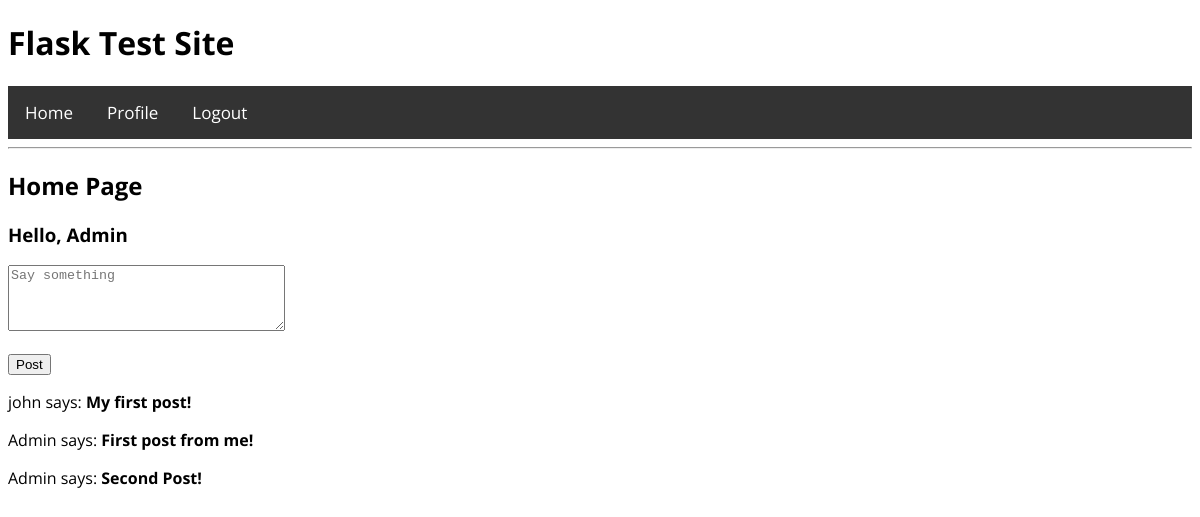
/ (signed in), run on an earlier commit of the app's database.
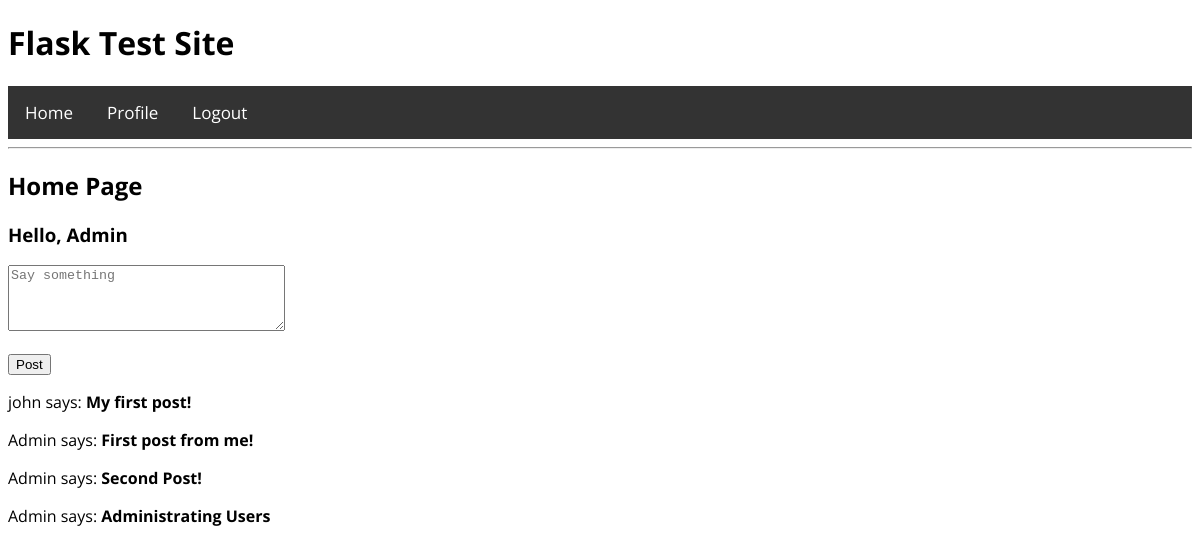
And on a later commit of the database.
### app/models.py (models this page shows, shortened)
class User(UserMixin, db.Model):
    id = db.Column(db.Integer, primary_key=True)
    username = db.Column(db.String(64), index=True, unique=True)
    email = db.Column(db.String(120), index=True, unique=True)
    password_hash = db.Column(db.String(128))
    posts = db.relationship('Post', backref='author', lazy='dynamic')

class Post(db.Model):
    id = db.Column(db.Integer, primary_key=True)
    body = db.Column(db.String(180))
    timestamp = db.Column(db.DateTime, index=True, default=datetime.utcnow)
    user_id = db.Column(db.Integer, db.ForeignKey('user.id'))

### app/routes.py (the view)
@app.route('/', methods=['GET', 'POST'])
@login_required
def home():
    form = PostForm()
    posts = Post.query.all()
    if form.validate_on_submit():
        post = Post(body=form.post.data, author=current_user)
        db.session.add(post)
        db.session.commit()
        flash('Your post in now live')
        return redirect(url_for('home'))
    return render_template('home.html', page_title="Home", posts=posts, form=form)

### app/forms.py
class PostForm(FlaskForm):
    post = TextAreaField('Say Something', validators=[DataRequired(), Length(min=1, max=140)],
                         render_kw={"placeholder": "Say something"})
    submit = SubmitField('Post')

### app/models.py (called while the page is built)
@login.user_loader
def load_user(id):
    return User.query.get(int(id))

### app/templates/home.html (shortened to what this page needs)
{% extends 'layout.html' %}
{% block content %}
<h2>Home Page</h2>
<h3>Hello, {{ current_user.username }}</h3>
<form action="" method="post">
    <p>
        {{ form.post(cols=32, rows=4) }}
    </p>
    <p>{{ form.submit }}</p>
</form>
{% for post in posts %}
<div><p>{{ post.author.username }} says: <b>{{ post.body }}</b></p></div>
{% endfor %}
{% endblock %}

### app/templates/layout.html (shortened to what this page needs)
<!DOCTYPE html>
<html lang="en">
<head>
    <link rel="stylesheet" href="/static/css/style.css" type="text/css">
</head>
<body>
    {% include 'header.html' %}
    {% include 'nav.html' %}
    <hr>
    {% block content %}
    {% endblock %}
</body>
</html>

### app/templates/header.html
<h1>Flask Test Site</h1>

### app/templates/nav.html
<nav>
    <a href="{{url_for('home')}}">Home</a>
    {% if current_user.is_anonymous %}
    <a href="{{url_for('login')}}">Login</a>
    {% else %}
    <a href="{{url_for('user', username=current_user.username) }}">Profile</a>
    <a href="{{url_for('logout')}}">Logout</a>
    {% endif %}
</nav>

### app/static/css/style.css (style rules this page uses)
html { font-family: 'Open Sans'; }
nav { background-color: #333333; width: 100%; top: 0; overflow: hidden; position: sticky; }
nav a { float: left; padding: 14px 16px; text-decoration: none; font-size: 17px; margin: 1px; display: block; width: auto; color: white; }

What changed in the data, as far as the page shows it:
added Post: author.username "Admin", body "Administrating Users"
